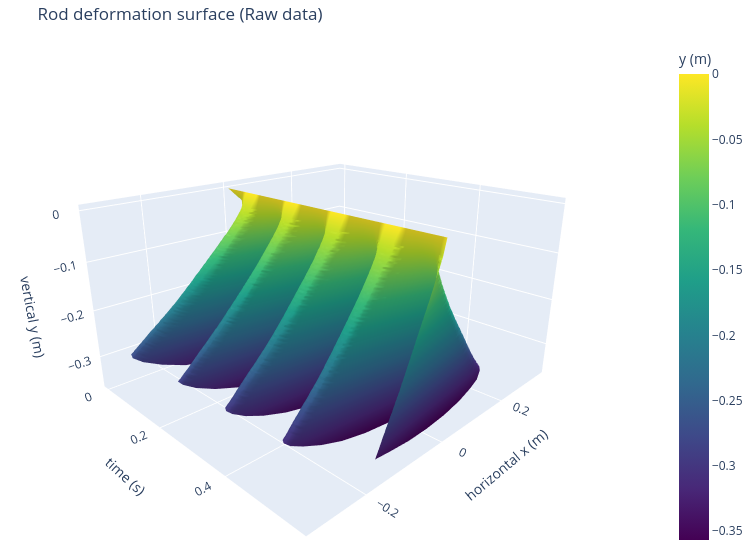

The notebook cell this image was saved under:
### Code cell
import numpy as np
import plotly.graph_objects as go

# Subsample frames for speed (every 4th frame)
_stride = 1
_frames = np.arange(0, n_frames, _stride)
_n_pts  = N_VIDEO_PTS

# Grids: rows = spatial nodes, cols = subsampled frames
X_grid = x_m[_frames, :].T                        # (n_pts, n_t)  horizontal position
T_grid = np.tile(t_raw[_frames], (_n_pts, 1))      # (n_pts, n_t)  time
Y_grid = y_m[_frames, :].T                        # (n_pts, n_t)  vertical position

# ── Plotly 3D surface (rotatable) ─────────────────────────────────────────
fig3d = go.Figure(go.Surface(
    x=T_grid,
    y=X_grid,
    z=Y_grid,
    colorscale='viridis',
    colorbar=dict(title='y (m)'),
))
fig3d.update_layout(
    title='Rod deformation surface (Raw data)',
    scene=dict(
        xaxis_title='time (s)',
        yaxis_title='horizontal x (m)',
        zaxis_title='vertical y (m)',
        camera=dict(eye=dict(x=1.5, y=-1.5, z=0.8))
    ),
    width=750, height=550, margin=dict(l=0, r=0, t=40, b=0)
)
fig3d.show()

# ── Static Matplotlib version (saved to file) ─────────────────────────────
# fig2, ax2 = plt.subplots(figsize=(8, 5), dpi=100,
#                           subplot_kw=dict(projection='3d'))
# ax2.plot_surface(X_grid, T_grid, Y_grid,
#                  cmap='viridis', linewidth=0, antialiased=True, alpha=0.85)
# ax2.set_xlabel('Horizontal x (m)')
# ax2.set_ylabel('Time (s)')
# ax2.set_zlabel('Vertical y (m)')
# ax2.set_title('Rod deformation surface')
# plt.tight_layout()
# plt.savefig('../Figure_1.png', dpi=150, bbox_inches='tight')
# plt.show()

### Figure 1 — Plotly figure (JSON) as saved in the notebook; plotly's stock layout.template omitted (floating-point values rounded to 4 significant figures; data arrays with more than 128 entries replaced by an {"elided": "..."} marker saying what was removed)
{"data": [{"colorbar": {"title": {"text": "y (m)"}}, "colorscale": [[0, "#440154"], [0.1111, "#482878"], [0.2222, "#3e4989"], [0.3333, "#31688e"], [0.4444, "#26828e"], [0.5556, "#1f9e89"], [0.6667, "#35b779"], [0.7778, "#6ece58"], [0.8889, "#b5de2b"], [1, "#fde725"]], "type": "surface", "x": {"elided": "100x112 float values"}, "y": {"elided": "100x112 float values"}, "z": {"elided": "100x112 float values"}}], "layout": {"height": 550, "margin": {"b": 0, "l": 0, "r": 0, "t": 40}, "scene": {"camera": {"eye": {"x": 1.5, "y": -1.5, "z": 0.8}}, "xaxis": {"title": {"text": "time (s)"}}, "yaxis": {"title": {"text": "horizontal x (m)"}}, "zaxis": {"title": {"text": "vertical y (m)"}}}, "title": {"text": "Rod deformation surface (Raw data)"}, "width": 750}}
